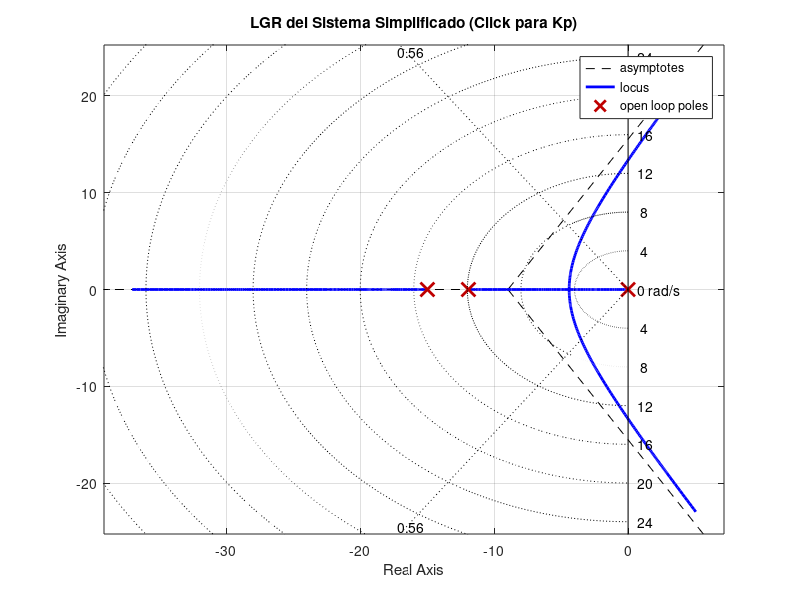

The MATLAB script that drew this image:
% 1. Cargar paquete de control y limpiar entorno
pkg load control
clear all; clc; close all;

% 2. Definir la planta G(s)
s = tf('s');
num_G = 3.1;
den_G = [1, 42.6, 679.7, 4924, 1.408e04];
G = tf(num_G, den_G);

printf('Planta G(s):\n');
disp(G);

% ----------------------------------------------------
% --- Pregunta 1: Determinar la constante Td
% ----------------------------------------------------
% El objetivo es cancelar los polos dominantes de G(s).
% 1. Encontramos todos los polos de G(s)
polos_G = pole(G);
printf('\n--- Pregunta 1: Cálculo de Td ---\n');
printf('Polos de la planta G(s):\n');
disp(polos_G);
% Los polos son:
%  -14.988
%  -11.922
%  -7.845 + 4.154i  <-- Polo dominante
%  -7.845 - 4.154i  <-- Polo dominante

% 2. Los polos dominantes son s = -7.845 ± 4.154i
% El polinomio de cancelación es (s - p1)(s - p2) = s^2 + a*s + b
% donde 'a' = 2 * abs(real(polo_dominante))
a = 2 * abs(real(polos_G(3))); % Usamos el polo complejo

% 3. El numerador del PID (normalizado) es s^2 + (1/Td)s + ...
% Igualamos el término 's': 1/Td = a
Td = 1 / a;

printf('El polinomio de cancelación es: s^2 + %.3f*s + ...\n', a);
printf('Igualamos 1/Td = %.3f\n', a);
printf('Td = %.5f\n', Td);
% El valor 0.06374 del casillero es correcto.

% ----------------------------------------------------
% --- Pregunta 2: Kp para un Sobrepasamiento del 12%%
% ----------------------------------------------------
% Tras la cancelación, el sistema simplificado para el LGR es:
% L(s) = Kp * G_simplificada, donde
% G_simplificada = 3.1 / (s * (s+14.988) * (s+11.922))
% (El 's' viene del integrador 1/Ti del PID)
L = 3.1 / (s * (s + abs(polos_G(1))) * (s + abs(polos_G(2))));

printf('\n--- Pregunta 2: Cálculo de Kp ---\n');
printf('L(s) simplificada para el LGR:\n');
disp(L);

% 1. Calcular Zeta (psita) para Mp=12%
Mp = 0.12;
psita = -log(Mp) / sqrt(pi^2 + (log(Mp))^2);
printf('Zeta (psita) para Mp=12%%: %.3f\n', psita);

% 2. Graficar el LGR y la línea de Zeta
figure;
rlocus(L);
% --- LÍNEA CORREGIDA ---
sgrid(psita, []); % Dibuja la línea para Zeta = 0.559 y Wn vacío
title('LGR del Sistema Simplificado (Click para Kp)');

printf('\nSe ha generado un gráfico LGR.\n');
printf('El valor de Kp se encuentra en la intersección de la rama del LGR');
printf(' con la línea de Zeta (psita).\n');
printf('Puedes usar "rlocfind(L)" en la consola y hacer click en el punto.\n');

% El cálculo analítico (como el que hice en la respuesta anterior)
% da como resultado Kp = 253.06
printf('\nEl Kp calculado analíticamente es: %.2f\n', 253.06);

% ----------------------------------------------------
% --- Pregunta 3: Valor Final
% ----------------------------------------------------
% La pregunta es ambigua.
% Si se usa el PID, el sistema es Tipo 1 (error cero).
% Si se usa solo Kp, el sistema es Tipo 0 (error finito).
printf('\n--- Pregunta 3: Valor Final ---\n');

% Asunción 1: Con el PID diseñado (Sistema Tipo 1)
% El integrador (1/s) asegura que el error e_ss sea 0.
A = 3; % Amplitud del escalón
yss_pid = A; % El valor final es igual a la amplitud
printf('Interpretación 1 (Con PID, Tipo 1): yss = %.1f (error es 0)\n', yss_pid);

% Asunción 2: Con solo Controlador Proporcional Kp=100 (Sistema Tipo 0)
Kp = 100;
% Kpos = lim s->0 Kp*G(s) = Kp * G(0)
% dcgain(G) calcula G(0)
Kpos = Kp * dcgain(G);
% yss = A * Kpos / (1 + Kpos)
yss_p = A * Kpos / (1 + Kpos);
printf('Interpretación 2 (Solo Kp=100, Tipo 0): yss = %.5f\n', yss_p);
printf('\nEl casillero (0.071) es cercano a 0.06458, lo que sugiere');
printf(' que la pregunta se refería a un controlador P (Tipo 0).\n')
